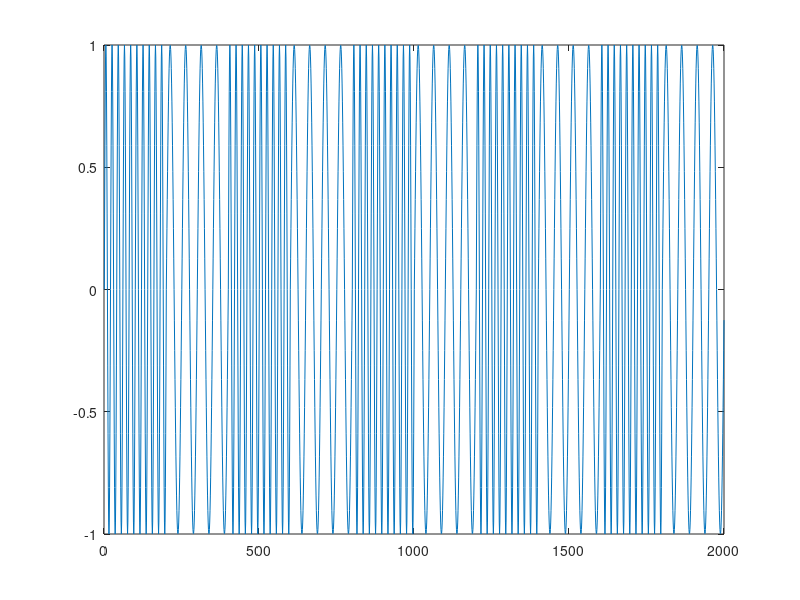

MATLAB code for this plot:
clc;
clear all;

f1=10e3;
f2=4e3;
fs=20*f1;

data=[1,0,1,0,1,0,1,0,1,0];
out=zeros(1,length(data));
data_rate=1000; % bps

t1=0:1/fs:(fs/f1)*(f1/data_rate)*(1/fs)-(1/fs);
x1=sin(2*pi*f1*t1);
t2=0:1/fs:(fs/f2)*(f2/data_rate)*(1/fs)-(1/fs);
x2=sin(2*pi*f2*t2);

%%%%% Modulation %%%%%
fsk=[];
for i=1:length(data)
    fsk = [fsk (data(i)==1)*x1+ (data(i)==0)*x2];
end
%%%%%% Demodulation %%%%%%
for k= 1:length(data)
    a1=fsk((k-1)*(fs/data_rate)+1:k*(fs/data_rate)).*x1;
    a2=fsk((k-1)*(fs/data_rate)+1:k*(fs/data_rate)).*x2;
    y1=sum(a1);
    y2=sum(a2);
    if y1>y2
        out(k)=1;
    elseif y1<y2
        out(k)=0;
    end
end

plot(fsk)




